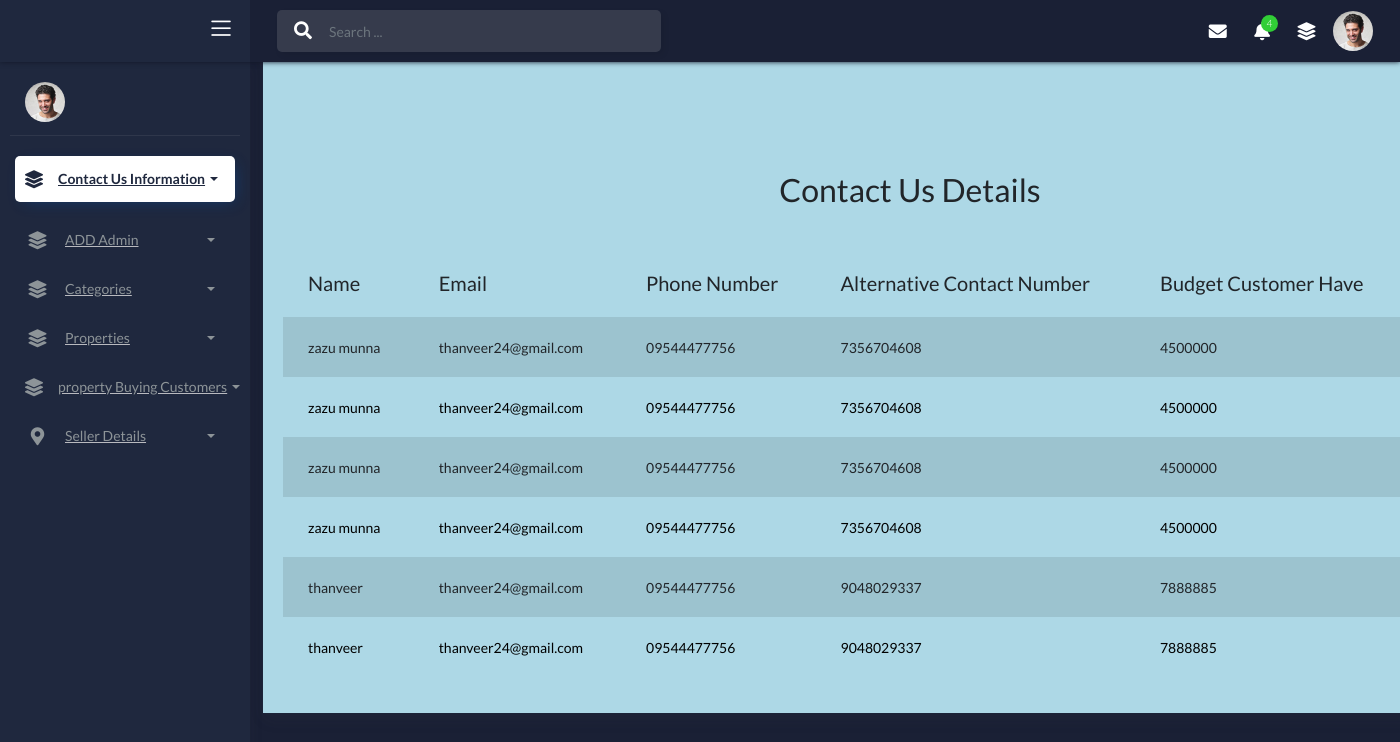
Screenshot of /pro_adminapp/display_buy_property/ with the database file from the repository.
### property_front_end/models.py (models this page shows)
class Buy_Property(models.Model):
    name=models.CharField(max_length=20)
    phone=models.CharField(max_length=10)
    email=models.EmailField()
    budget=models.CharField(max_length=30)
    contact=models.CharField(max_length=10)

### project_admin/views.py (the view)
# urls.py: path('display_buy_property/',display_buy_property,name="display_buy_property"),
def display_buy_property(request):
    a=Buy_Property.objects.all()
    concontact=[]
    conemail=[]
    conname=[]
    conphone=[]
    conbudget=[]
    id = []
    for i in a:
        id1 = i.id
        id.append(id1)
        nm=i.name
        conname.append(nm)
        dis=i.contact
        concontact.append(dis)
        em=i.email
        conemail.append(em)
        sub=i.phone
        conphone.append(sub)
        bud=i.budget
        conbudget.append(bud)
    mylist=zip(conname,conemail,conphone,concontact,conbudget,id)
    return render(request,'displaybuyproperty.html',{'mylist':mylist})

### project_admin/templates/displaybuyproperty.html (shortened to what this page needs)
<!DOCTYPE html>
<html lang="en">
{% extends 'index.html' %}
{% load static %}
{% block content %}
<head>
  <link href="https://cdn.jsdelivr.net/npm/bootstrap@5.0.2/dist/css/bootstrap.min.css" rel="stylesheet">
</head>
<body>
     <div class="container" id="displayregister">
        <div class="card">
                          <div class="card-body">
                            <center><h2 id="details">Contact Us Details</h2></center>
                            <div class="table-responsive mt-5">
                              <table class="table table-striped">
                                <thead>
                                  <tr>
                                    <th> <h5>Name</h5></th>
                                      <th> <h5>Email</h5></th>
                                       <th> <h5>Phone Number</h5></th>
                                    <th> <h5> Alternative Contact Number</h5> </th>
                                      <th> <h5>Budget Customer Have</h5></th>
                                  </tr>
                                </thead>
                             <tbody class="values">
                             {% for i,j,k,l,m,n in mylist %}
                              <tr>
                                  <td>{{i}}</td>
                                   <td>{{j}}</td>
                                  <td>{{k}}</td>
                                   <td>{{l}}</td>
                                   <td>{{m}}</td>
                              </tr>
                             {% endfor %}
                             </tbody>
                              </table>
                            </div>
                          </div>
                        </div>
       </div>
</body>
</html>
{% endblock %}

### project_admin/templates/displaybuyproperty.html (style rules this page uses)
#displayregister { margin-left:250px; height: 700px; text-decoration: none !important; }
#details { margin-top:150px; background-color: lightblue; }
.card-body { background-color: lightblue; }
.values { color: black; }

### rows the page displays
Buy_Property: mylist "zazu munna", mylist "thanveer24@gmail.com", mylist "09544477756", mylist "7356704608", mylist "4500000"
Buy_Property: mylist "zazu munna", mylist "thanveer24@gmail.com", mylist "09544477756", mylist "7356704608", mylist "4500000"
Buy_Property: mylist "zazu munna", mylist "thanveer24@gmail.com", mylist "09544477756", mylist "7356704608", mylist "4500000"
Buy_Property: mylist "zazu munna", mylist "thanveer24@gmail.com", mylist "09544477756", mylist "7356704608", mylist "4500000"
Buy_Property: mylist "thanveer", mylist "thanveer24@gmail.com", mylist "09544477756", mylist "9048029337", mylist "7888885"
Buy_Property: mylist "thanveer", mylist "thanveer24@gmail.com", mylist "09544477756", mylist "9048029337", mylist "7888885"
